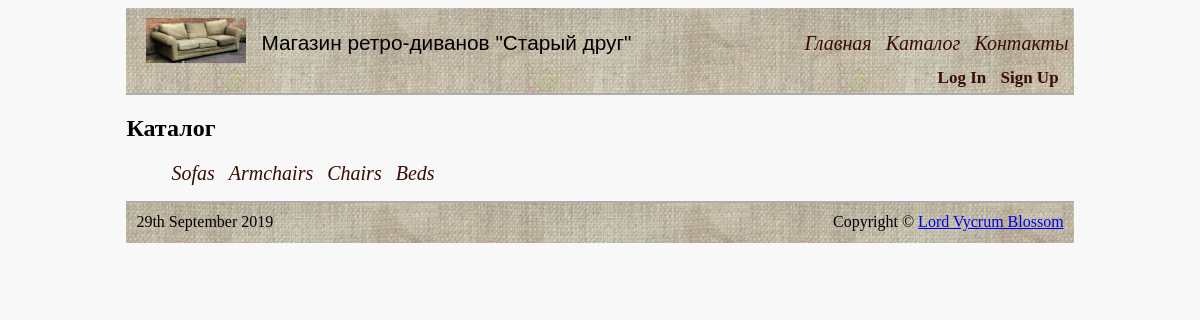
Page /catalog/ on the committed database.
### mainapp/models.py (models this page shows, shortened)
class ProductCategory(models.Model):
    class Meta:
        verbose_name = 'Product Category'
        verbose_name_plural = 'Product Categories'
    name = models.CharField(verbose_name="category name", max_length=100)
    description = models.CharField(verbose_name='category description', max_length=1000, null=True, blank=True)

### mainapp/views.py (the view)
# urls.py: path('catalog/', CategoriesView.as_view(), name='catalog'),
class CategoriesView(ListView):
    model = ProductCategory
    template_name = 'mainapp/catalog.html'
    context_object_name = 'all_categories'

### mainapp/context__processors.py (called while the page is built)
def get_categories(request):
    return {'all_categories': ProductCategory.objects.all()}

def get_basket(request):
    basket = []
    quantity = None
    total_price = None
    if request.user.is_authenticated:
        basket = request.user.basket.select_related('product__category').all()
        quantity = sum(list(map(lambda item: item.quantity, basket)))
        total_price = sum(list(map(lambda item: item.cost, basket)))
    return {
        'basket': basket,
        'basket_quantity': quantity,
        'basket_total_price': total_price
    }

### templates/mainapp/catalog.html (shortened to what this page needs)
{% extends 'mainapp/base.html' %}
{% block content %}
    <div class="content">
        {% include 'mainapp/includes/inc_categories_menu.html' %}
    </div>
{% endblock %}

### templates/mainapp/includes/inc_categories_menu.html
<h2>Каталог</h2>
<div class="categories_menu">
    <ul class="categories">
        {% for category in all_categories %}
            <li><a href="{% url 'category_products' category.pk %}">{{ category.name }}</a></li>
        {% endfor %}
    </ul>
</div>

### static/css/style.css (style rules this page uses)
body { background-color: #f8f8f8; }
.menu li, .catalog li, .categories li { font-style: oblique; font-size: 20px; list-style-type: none; padding: 5px; }
.menu li a, .catalog li a, .categories li a, .user_auth li a, .basket { color: #380d02; text-decoration: none; }
.menu li, .catalog li, .categories li, .user_auth li { display: inline; }
.content, .products_list { position: relative; }

### rows in the picture
ProductCategory: name "Sofas"
ProductCategory: name "Armchairs"
ProductCategory: name "Chairs"
ProductCategory: name "Beds"
